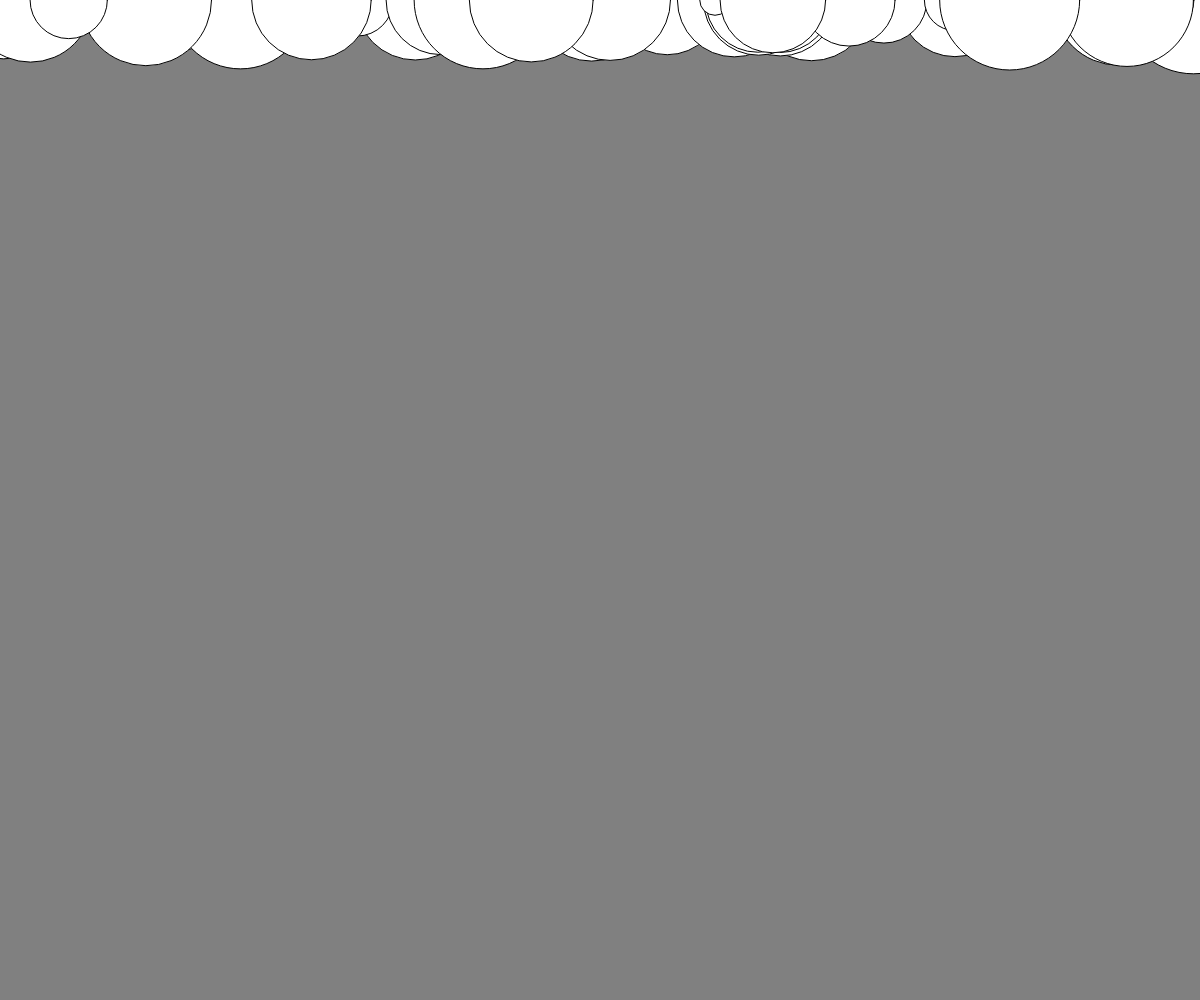
Frame 1 (no input)
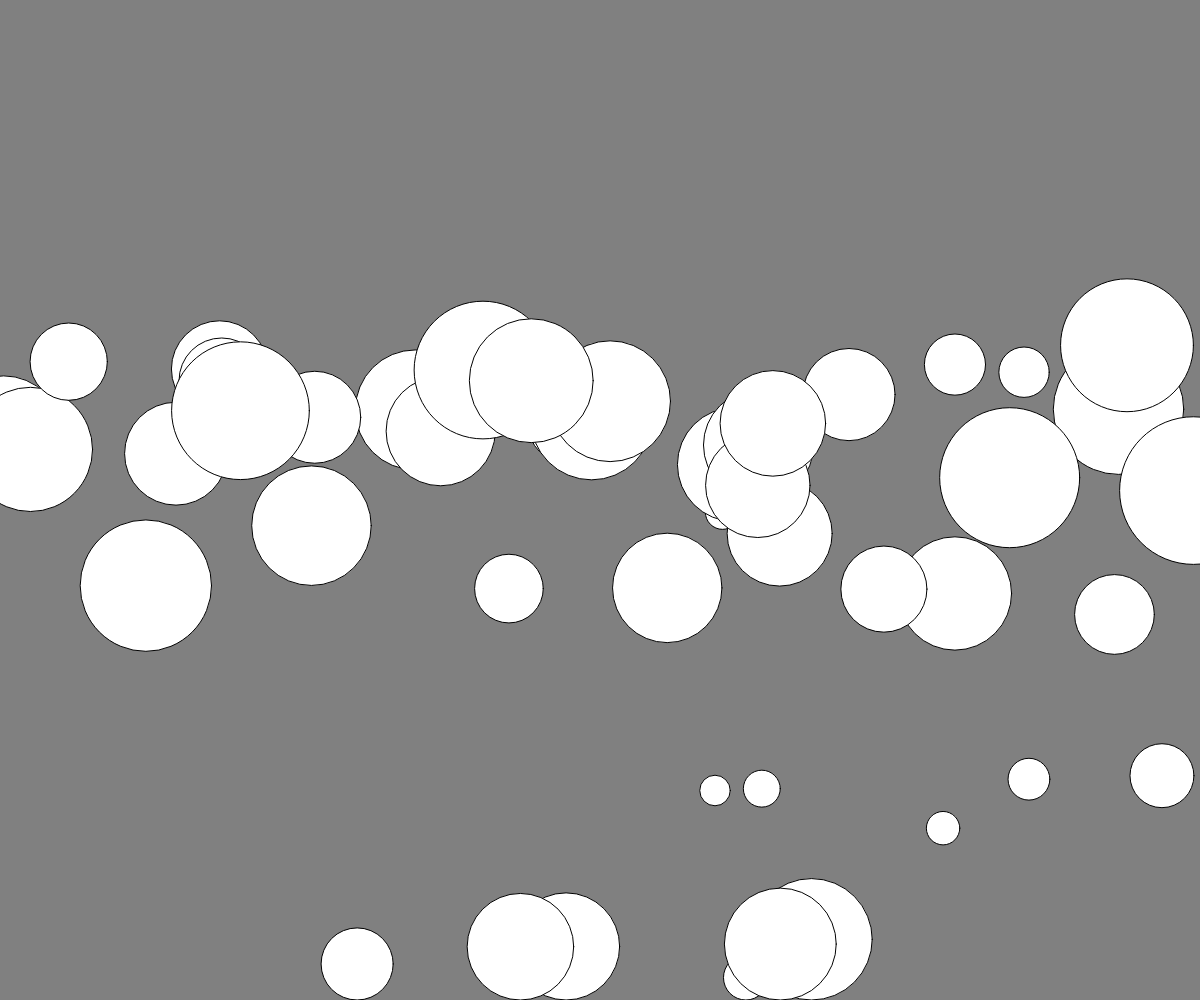
Frame 60 (no input)
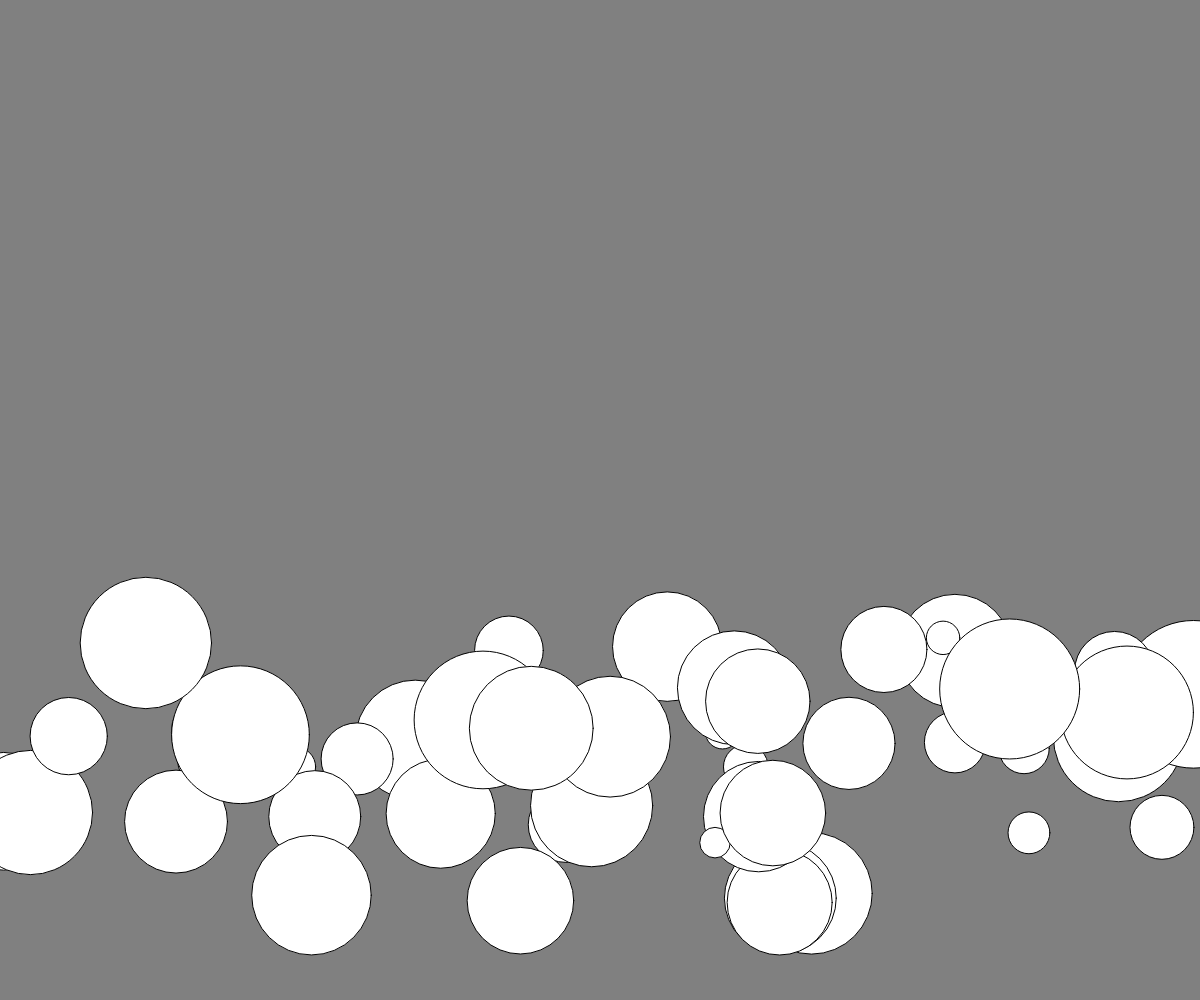
Frame 120 (the mouse pressed at the canvas centre since frame 60)

The p5.js sketch that drew these frames (run headless with seeded random() and noise() and a simulated clock; from frame 60 on, the mouse is pressed at the canvas centre):

// p5.js sketch
// ── sketch.js
let skullList = [];

function setup() {
  // set canvas size
  createCanvas(windowWidth, windowHeight);

  for (let i = 0; i < 50; i++) {
    let gravityRandom = random(4., 8.);
    let bouncing = random(0.1, 0.99);
    let ballSize = random(30, 150);
    let xRan = random(width);
    let skull = {
      x: xRan,
      y: 0,
      speedY: 1,
      gravity: gravityRandom,
      bouncing: 0.9,
      size: ballSize,
      display: function () {
        //image(this.img, this.x, this.y);
        ellipse(this.x, this.y, this.size, this.size);
      },
      move: function () {
        this.speedY = this.speedY + this.gravity;
        this.y = this.y + this.speedY;

        if (this.y > height - this.size / 2) {
          // set y to bottom pos
          this.y = height - this.size / 2;

          // invert the speed
          this.speedY = this.speedY * -this.bouncing;
        }
        // reached top?
        else if (this.y <= 0) {
          this.speedY = -this.speedY;
        }
      }
    };
    skullList[i] = skull;
  }
}

function draw() {
  background(128);
  for (let i = 0; i < skullList.length; i++) {
    skullList[i].display();
    skullList[i].move();
  }
}
